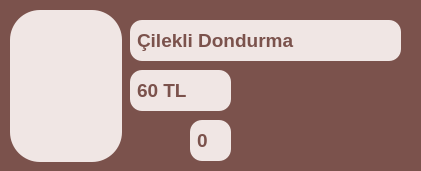
          <widget class="QGroupBox" name="gb_cilekli_dondurma">
           <property name="minimumSize">
            <size>
             <width>421</width>
             <height>171</height>
            </size>
           </property>
           <property name="maximumSize">
            <size>
             <width>421</width>
             <height>171</height>
            </size>
           </property>
           <property name="styleSheet">
            <string notr="true">QGroupBox {
    background-color:  #7b524c;
    color: #7b524c;
    border-radius: 12px;
    font-size: 14pt;
    padding: 5px;
}</string>
           </property>
           <property name="title">
            <string>GroupBox</string>
           </property>
           <widget class="QLineEdit" name="le_urun_adi_cilekli_dondurma_market">
            <property name="enabled">
             <bool>false</bool>
            </property>
            <property name="geometry">
             <rect>
              <x>130</x>
              <y>20</y>
              <width>271</width>
              <height>41</height>
             </rect>
            </property>
            <property name="font">
             <font>
              <pointsize>14</pointsize>
              <weight>75</weight>
              <bold>true</bold>
             </font>
            </property>
            <property name="styleSheet">
             <string notr="true">QLineEdit {
    background-color: #f0e6e4;
    color: #7b524c;
    border-radius: 12px;
    font-size: 14pt;
    padding: 5px;
	bond;
}</string>
            </property>
            <property name="text">
             <string>Çilekli Dondurma</string>
            </property>
           </widget>
           <widget class="QLineEdit" name="le_urun_fiyati_cay_market_3">
            <property name="enabled">
             <bool>false</bool>
            </property>
            <property name="geometry">
             <rect>
              <x>130</x>
              <y>70</y>
              <width>101</width>
              <height>41</height>
             </rect>
            </property>
            <property name="font">
             <font>
              <pointsize>14</pointsize>
              <weight>75</weight>
              <bold>true</bold>
             </font>
            </property>
            <property name="styleSheet">
             <string notr="true">QLineEdit {
    background-color: #f0e6e4;
    color: #7b524c;
    border-radius: 12px;
    font-size: 14pt;
    padding: 5px;
	bond;
}</string>
            </property>
            <property name="text">
             <string>60 TL</string>
            </property>
           </widget>
           <widget class="QPushButton" name="btn_urun_adedi_eksiltme_cilekli_dondurma_market">
            <property name="geometry">
             <rect>
              <x>130</x>
              <y>120</y>
              <width>51</width>
              <height>41</height>
             </rect>
            </property>
            <property name="styleSheet">
             <string notr="true">QPushButton {
    background-color: rgba(0, 0, 0, 0);
    border: none;
}</string>
            </property>
            <property name="text">
             <string/>
            </property>
            <property name="icon">
             <iconset>
              <normaloff>icon/minus.png</normaloff>icon/minus.png</iconset>
            </property>
            <property name="iconSize">
             <size>
              <width>40</width>
              <height>40</height>
             </size>
            </property>
           </widget>
           <widget class="QPushButton" name="btn_urun_adedi_arttirma_cilekli_dondurma_market">
            <property name="geometry">
             <rect>
              <x>240</x>
              <y>120</y>
              <width>51</width>
              <height>41</height>
             </rect>
            </property>
            <property name="styleSheet">
             <string notr="true">QPushButton {
    background-color: rgba(0, 0, 0, 0);
    border: none;
}</string>
            </property>
            <property name="text">
             <string/>
            </property>
            <property name="icon">
             <iconset>
              <normaloff>icon/add.png</normaloff>icon/add.png</iconset>
            </property>
            <property name="iconSize">
             <size>
              <width>40</width>
              <height>40</height>
             </size>
            </property>
           </widget>
           <widget class="QLineEdit" name="le_urun_adedi_cilekli_dondurma_market">
            <property name="enabled">
             <bool>false</bool>
            </property>
            <property name="geometry">
             <rect>
              <x>190</x>
              <y>120</y>
              <width>41</width>
              <height>41</height>
             </rect>
            </property>
            <property name="font">
             <font>
              <pointsize>14</pointsize>
              <weight>75</weight>
              <bold>true</bold>
             </font>
            </property>
            <property name="styleSheet">
             <string notr="true">QLineEdit {
    background-color: #f0e6e4;
    color: #7b524c;
    border-radius: 12px;
    font-size: 14pt;
    padding: 5px;
	bond;
}</string>
            </property>
            <property name="text">
             <string>0</string>
            </property>
           </widget>
           <widget class="QPushButton" name="btn_urun_arka_plani_cilekli_dondurma_market">
            <property name="enabled">
             <bool>false</bool>
            </property>
            <property name="geometry">
             <rect>
              <x>10</x>
              <y>10</y>
              <width>112</width>
              <height>152</height>
             </rect>
            </property>
            <property name="minimumSize">
             <size>
              <width>0</width>
              <height>0</height>
             </size>
            </property>
            <property name="maximumSize">
             <size>
              <width>100000</width>
              <height>1000000</height>
             </size>
            </property>
            <property name="palette">
             <palette>
              <active>
               <colorrole role="WindowText">
                <brush brushstyle="SolidPattern">
                 <color alpha="255">
                  <red>252</red>
                  <green>237</green>
                  <blue>214</blue>
                 </color>
                </brush>
               </colorrole>
               <colorrole role="Button">
                <brush brushstyle="SolidPattern">
                 <color alpha="255">
                  <red>240</red>
                  <green>230</green>
                  <blue>228</blue>
                 </color>
                </brush>
               </colorrole>
               <colorrole role="Text">
                <brush brushstyle="SolidPattern">
                 <color alpha="255">
                  <red>252</red>
                  <green>237</green>
                  <blue>214</blue>
                 </color>
                </brush>
               </colorrole>
               <colorrole role="ButtonText">
                <brush brushstyle="SolidPattern">
                 <color alpha="255">
                  <red>252</red>
                  <green>237</green>
                  <blue>214</blue>
                 </color>
                </brush>
               </colorrole>
               <colorrole role="Base">
                <brush brushstyle="SolidPattern">
                 <color alpha="255">
                  <red>240</red>
                  <green>230</green>
                  <blue>228</blue>
                 </color>
                </brush>
               </colorrole>
               <colorrole role="Window">
                <brush brushstyle="SolidPattern">
                 <color alpha="255">
                  <red>240</red>
                  <green>230</green>
                  <blue>228</blue>
                 </color>
                </brush>
               </colorrole>
              </active>
              <inactive>
               <colorrole role="WindowText">
                <brush brushstyle="SolidPattern">
                 <color alpha="255">
                  <red>252</red>
                  <green>237</green>
                  <blue>214</blue>
                 </color>
                </brush>
               </colorrole>
               <colorrole role="Button">
                <brush brushstyle="SolidPattern">
                 <color alpha="255">
                  <red>240</red>
                  <green>230</green>
                  <blue>228</blue>
                 </color>
                </brush>
               </colorrole>
               <colorrole role="Text">
                <brush brushstyle="SolidPattern">
                 <color alpha="255">
                  <red>252</red>
                  <green>237</green>
                  <blue>214</blue>
                 </color>
                </brush>
               </colorrole>
               <colorrole role="ButtonText">
                <brush brushstyle="SolidPattern">
                 <color alpha="255">
                  <red>252</red>
                  <green>237</green>
                  <blue>214</blue>
                 </color>
                </brush>
               </colorrole>
               <colorrole role="Base">
                <brush brushstyle="SolidPattern">
                 <color alpha="255">
                  <red>240</red>
                  <green>230</green>
                  <blue>228</blue>
                 </color>
                </brush>
               </colorrole>
               <colorrole role="Window">
                <brush brushstyle="SolidPattern">
                 <color alpha="255">
                  <red>240</red>
                  <green>230</green>
                  <blue>228</blue>
                 </color>
                </brush>
               </colorrole>
              </inactive>
              <disabled>
               <colorrole role="WindowText">
                <brush brushstyle="SolidPattern">
                 <color alpha="255">
                  <red>252</red>
                  <green>237</green>
                  <blue>214</blue>
                 </color>
                </brush>
               </colorrole>
               <colorrole role="Button">
                <brush brushstyle="SolidPattern">
                 <color alpha="255">
                  <red>240</red>
                  <green>230</green>
                  <blue>228</blue>
                 </color>
                </brush>
               </colorrole>
               <colorrole role="Text">
                <brush brushstyle="SolidPattern">
                 <color alpha="255">
                  <red>252</red>
                  <green>237</green>
                  <blue>214</blue>
                 </color>
                </brush>
               </colorrole>
               <colorrole role="ButtonText">
                <brush brushstyle="SolidPattern">
                 <color alpha="255">
                  <red>252</red>
                  <green>237</green>
                  <blue>214</blue>
                 </color>
                </brush>
               </colorrole>
               <colorrole role="Base">
                <brush brushstyle="SolidPattern">
                 <color alpha="255">
                  <red>240</red>
                  <green>230</green>
                  <blue>228</blue>
                 </color>
                </brush>
               </colorrole>
               <colorrole role="Window">
                <brush brushstyle="SolidPattern">
                 <color alpha="255">
                  <red>240</red>
                  <green>230</green>
                  <blue>228</blue>
                 </color>
                </brush>
               </colorrole>
              </disabled>
             </palette>
            </property>
            <property name="font">
             <font>
              <family>Arial Black</family>
              <pointsize>16</pointsize>
              <weight>75</weight>
              <bold>true</bold>
             </font>
            </property>
            <property name="cursor">
             <cursorShape>ArrowCursor</cursorShape>
            </property>
            <property name="contextMenuPolicy">
             <enum>Qt::DefaultContextMenu</enum>
            </property>
            <property name="styleSheet">
             <string notr="true">QPushButton {
    background-color: #f0e6e4;
    border-radius: 30px;

}

</string>
            </property>
            <property name="text">
             <string/>
            </property>
           </widget>
           <widget class="QLabel" name="lb_urun_icon_cilekli_dondurma_market">
            <property name="geometry">
             <rect>
              <x>0</x>
              <y>20</y>
              <width>131</width>
              <height>131</height>
             </rect>
            </property>
            <property name="styleSheet">
             <string notr="true">QLbel{
background-color: #f0e6e4;

}

</string>
            </property>
            <property name="text">
             <string/>
            </property>
            <property name="pixmap">
             <pixmap>icon/parfait_527783.png</pixmap>
            </property>
            <property name="scaledContents">
             <bool>true</bool>
            </property>
           </widget>
          </widget>
